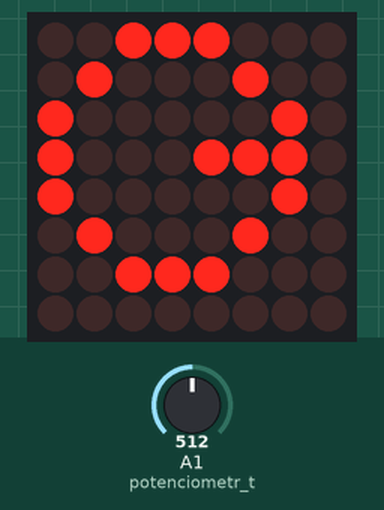
Simulated run of this sketch. Board: Arduino Uno, built with avr-gcc and run on an emulated ATmega328P. On the bench: 8×8 LED matrix. The inputs (shaded band) are chosen by the test bench; at power-on: A1 (potenciometr_t) = 512. What the sketch prints to the serial monitor is not drawn.

Above: at 0.8 s.
At 1.6 s:
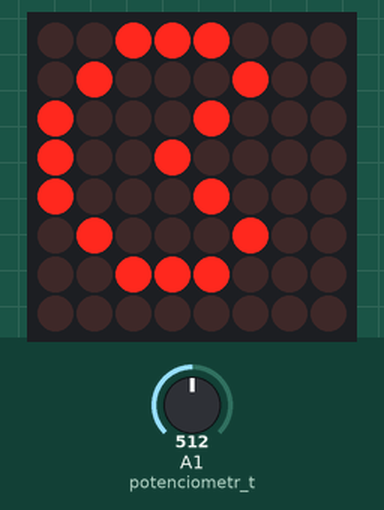

Measured:
- what the display in image 0 shows lasts 0.8 s, from 0.8 s to 1.6 s

The sketch:

sketch_jul18b.ino
```cpp
#include <LedControl.h>

#define din_matrix 3
#define cs_matrix 2
#define clk_matrix 4
#define potenciometr_t A1
LedControl Pacman_Matrix = LedControl(din_matrix, clk_matrix, cs_matrix, 1);

byte Pacman_boca_abierta[8] = {
B00111000,
B01000100,
B10001000,
B10010000,
B10001000,
B01000100,
B00111000,
 };

byte Pacman_boca_Cerrada[8] = {
B00111000,
B01000100,
B10000010,
B10001110,
B10000010,
B01000100,
B00111000,
B00000000,
 };


void setup() {
Serial.begin(9600);
Pacman_Matrix.shutdown(0, false);
Pacman_Matrix.setIntensity(0, 15);
Pacman_Matrix.clearDisplay(0);
Serial.println("Uso de la matriz led");

}

void loop() {
int valor = analogRead(potenciometr_t);
int Tiempo= map(valor,0,1023,50,1500);

BocaA();
delay(Tiempo);
BocaC();
delay(Tiempo);
}

void BocaA(){
for(int i=0; i<8; i++ ){
  Pacman_Matrix.setRow(0,i, Pacman_boca_abierta[i]);
}

}

void BocaC(){
for(int i=0; i<8; i++ ){
  Pacman_Matrix.setRow(0,i, Pacman_boca_Cerrada[i]);
}

}
```
